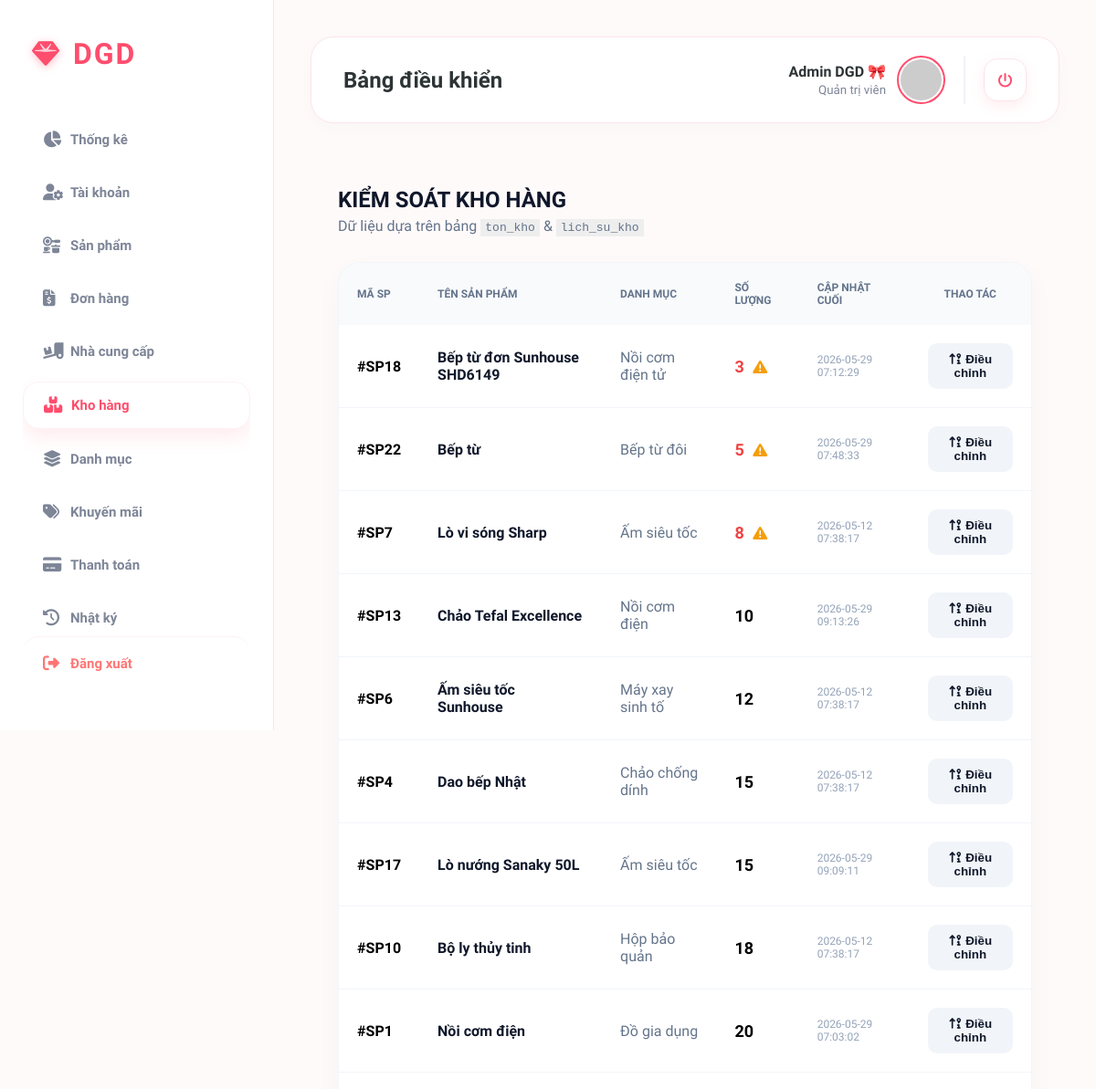
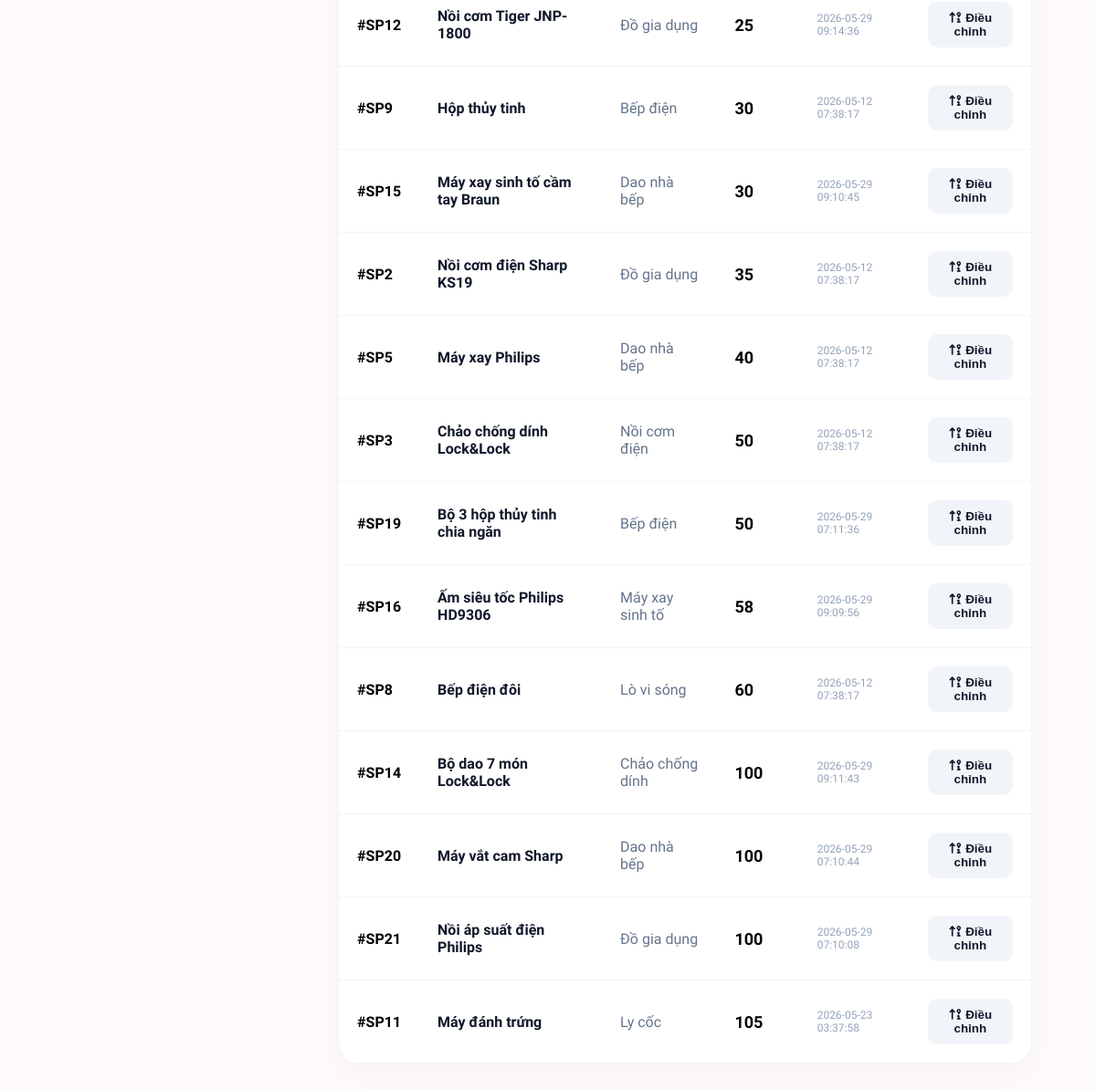
The app's page /admin/warehouse, older data (2 pictures, top to bottom).
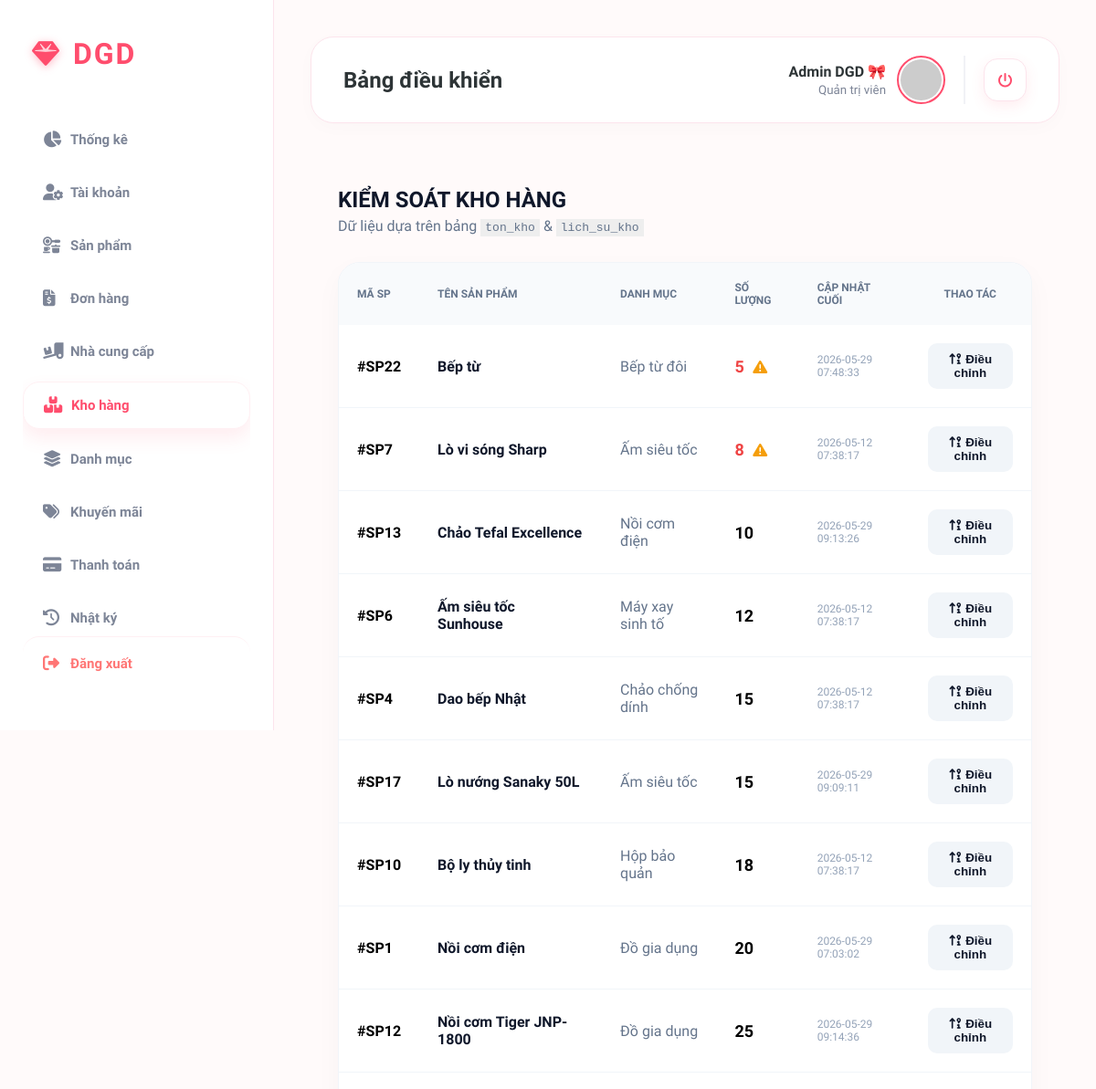
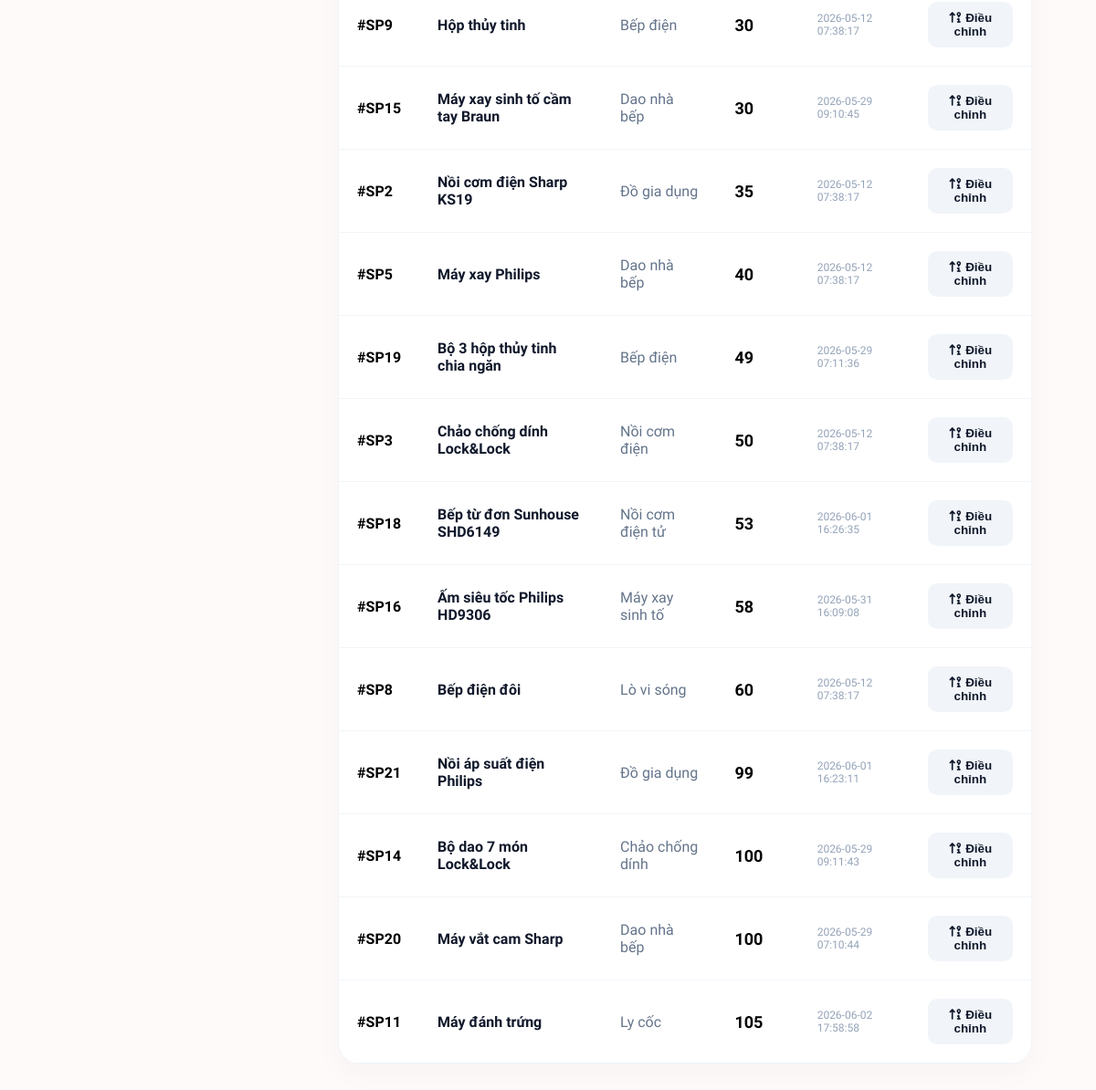
The same page, newer data (2 pictures, top to bottom).
### tables this page shows
CREATE TABLE ton_kho (
    sanPhamId INTEGER PRIMARY KEY,
    soLuong INTEGER DEFAULT 0,
    ngayCapNhat DATETIME DEFAULT CURRENT_TIMESTAMP,

    FOREIGN KEY (sanPhamId)
        REFERENCES san_pham(id)
);

CREATE TABLE san_pham (
    id INTEGER PRIMARY KEY AUTOINCREMENT,
    tenSanPham TEXT NOT NULL,
    moTa TEXT,
    gia REAL NOT NULL,
    danhMucId INTEGER NOT NULL,
    nhaCungCapId INTEGER NOT NULL,
    trangThai INTEGER DEFAULT 1,
    ngayTao DATETIME DEFAULT CURRENT_TIMESTAMP,

    FOREIGN KEY (danhMucId)
        REFERENCES danh_muc(id),

    FOREIGN KEY (nhaCungCapId)
        REFERENCES nha_cung_cap(id)
);

CREATE TABLE danh_muc (
    id INTEGER PRIMARY KEY AUTOINCREMENT,
    tenDanhMuc TEXT NOT NULL,
    danhMucChaId INTEGER,

    FOREIGN KEY (danhMucChaId)
        REFERENCES danh_muc(id)
);

### main.py (the view)
@app.route("/admin/warehouse")
def route_warehouse():
    return warehouse_page()

### controllers/warehouse_controller.py (called while the page is built)
def warehouse_page():
    items = get_inventory_status()
    return render_template("admin/warehouse.html", items=items)

### models/warehouse_model.py (called while the page is built)
def get_db_connection():
    conn = sqlite3.connect("database/database.db")
    conn.row_factory = sqlite3.Row
    return conn

def get_inventory_status():
    conn = get_db_connection()
    sql = """
        SELECT
            sp.id,
            sp.tenSanPham,
            dm.tenDanhMuc,
            tk.soLuong,
            tk.ngayCapNhat
        FROM san_pham sp
        JOIN ton_kho tk ON sp.id = tk.sanPhamId
        JOIN danh_muc dm ON sp.danhMucId = dm.id
        ORDER BY tk.soLuong ASC
    """
    items = conn.execute(sql).fetchall()
    conn.close()
    return items

### templates/admin/warehouse.html (shortened to what this page needs)
{% extends "admin/layout.html" %}
{% block content %}
<div style="padding: 30px; font-family: 'Plus Jakarta Sans', sans-serif;">
    <div style="display: flex; justify-content: space-between; align-items: center; margin-bottom: 30px;">
        <div>
            <h2 style="font-weight: 800; margin: 0; color: #0f172a;">KIỂM SOÁT KHO HÀNG</h2>
            <p style="color: #64748b; margin: 5px 0 0 0;">Dữ liệu dựa trên bảng <code style="background:#eee; padding:2px 5px;">ton_kho</code> & <code style="background:#eee; padding:2px 5px;">lich_su_kho</code></p>
        </div>
    </div>
    <div style="background: white; border-radius: 24px; box-shadow: 0 10px 30px rgba(0,0,0,0.03); overflow: hidden; border: 1px solid #f1f5f9;">
        <table style="width: 100%; border-collapse: collapse;">
            <thead>
                <tr style="background: #f8fafc; text-align: left;">
                    <th style="padding: 20px; font-size: 12px; color: #64748b;">MÃ SP</th>
                    <th style="padding: 20px; font-size: 12px; color: #64748b;">TÊN SẢN PHẨM</th>
                    <th style="padding: 20px; font-size: 12px; color: #64748b;">DANH MỤC</th>
                    <th style="padding: 20px; font-size: 12px; color: #64748b;">SỐ LƯỢNG</th>
                    <th style="padding: 20px; font-size: 12px; color: #64748b;">CẬP NHẬT CUỐI</th>
                    <th style="padding: 20px; font-size: 12px; color: #64748b; text-align:center;">THAO TÁC</th>
                </tr>
            </thead>
            <tbody>
                {% for item in items %}
                <tr style="border-bottom: 1px solid #f1f5f9;">
                    <td style="padding: 20px; font-weight: 700;">#SP{{ item.id }}</td>
                    <td style="padding: 20px; font-weight: 700; color: #0f172a;">{{ item.tenSanPham }}</td>
                    <td style="padding: 20px; color: #64748b;">{{ item.tenDanhMuc }}</td>
                    <td style="padding: 20px;">
                        <span style="font-size: 18px; font-weight: 800; {% if item.soLuong < 10 %}color: #ef4444;{% endif %}">
                            {{ item.soLuong }}
                        </span>
                        {% if item.soLuong < 10 %}
                            <i class="fa-solid fa-triangle-exclamation" style="color: #f59e0b; margin-left: 5px;" title="Sắp hết hàng!"></i>
                        {% endif %}
                    </td>
                    <td style="padding: 20px; font-size: 12px; color: #94a3b8;">{{ item.ngayCapNhat }}</td>
                    <td style="padding: 20px; text-align: center;">
                        <button onclick="showAdjustModal('{{ item.id }}', '{{ item.tenSanPham }}')"
                                style="background: #f1f5f9; border: none; padding: 10px 15px; border-radius: 10px; font-weight: 700; color: #0f172a; cursor: pointer; transition: 0.2s;">
                            <i class="fa-solid fa-arrow-up-9-1"></i> Điều chỉnh
                        </button>
                    </td>
                </tr>
                {% endfor %}
            </tbody>
        </table>
    </div>
</div>
{% endblock %}

Row changes from the older to the newer data that the page shows:
changed ton_kho "Bộ 3 hộp thủy tinh chia ngăn": soLuong "50" → "49"; moves up the list
changed ton_kho "Bếp từ đơn Sunhouse SHD6149": soLuong "3" → "53"; ngayCapNhat "2026-05-29 07:12:29" → "2026-06-01 16:26:35"; moves down the list
changed ton_kho "Ấm siêu tốc Philips HD9306": ngayCapNhat "2026-05-29 09:09:56" → "2026-05-31 16:09:08"
changed ton_kho "Nồi áp suất điện Philips": soLuong "100" → "99"; ngayCapNhat "2026-05-29 07:10:08" → "2026-06-01 16:23:11"; moves up the list
changed ton_kho "Máy đánh trứng": ngayCapNhat "2026-05-23 03:37:58" → "2026-06-02 17:58:58"
